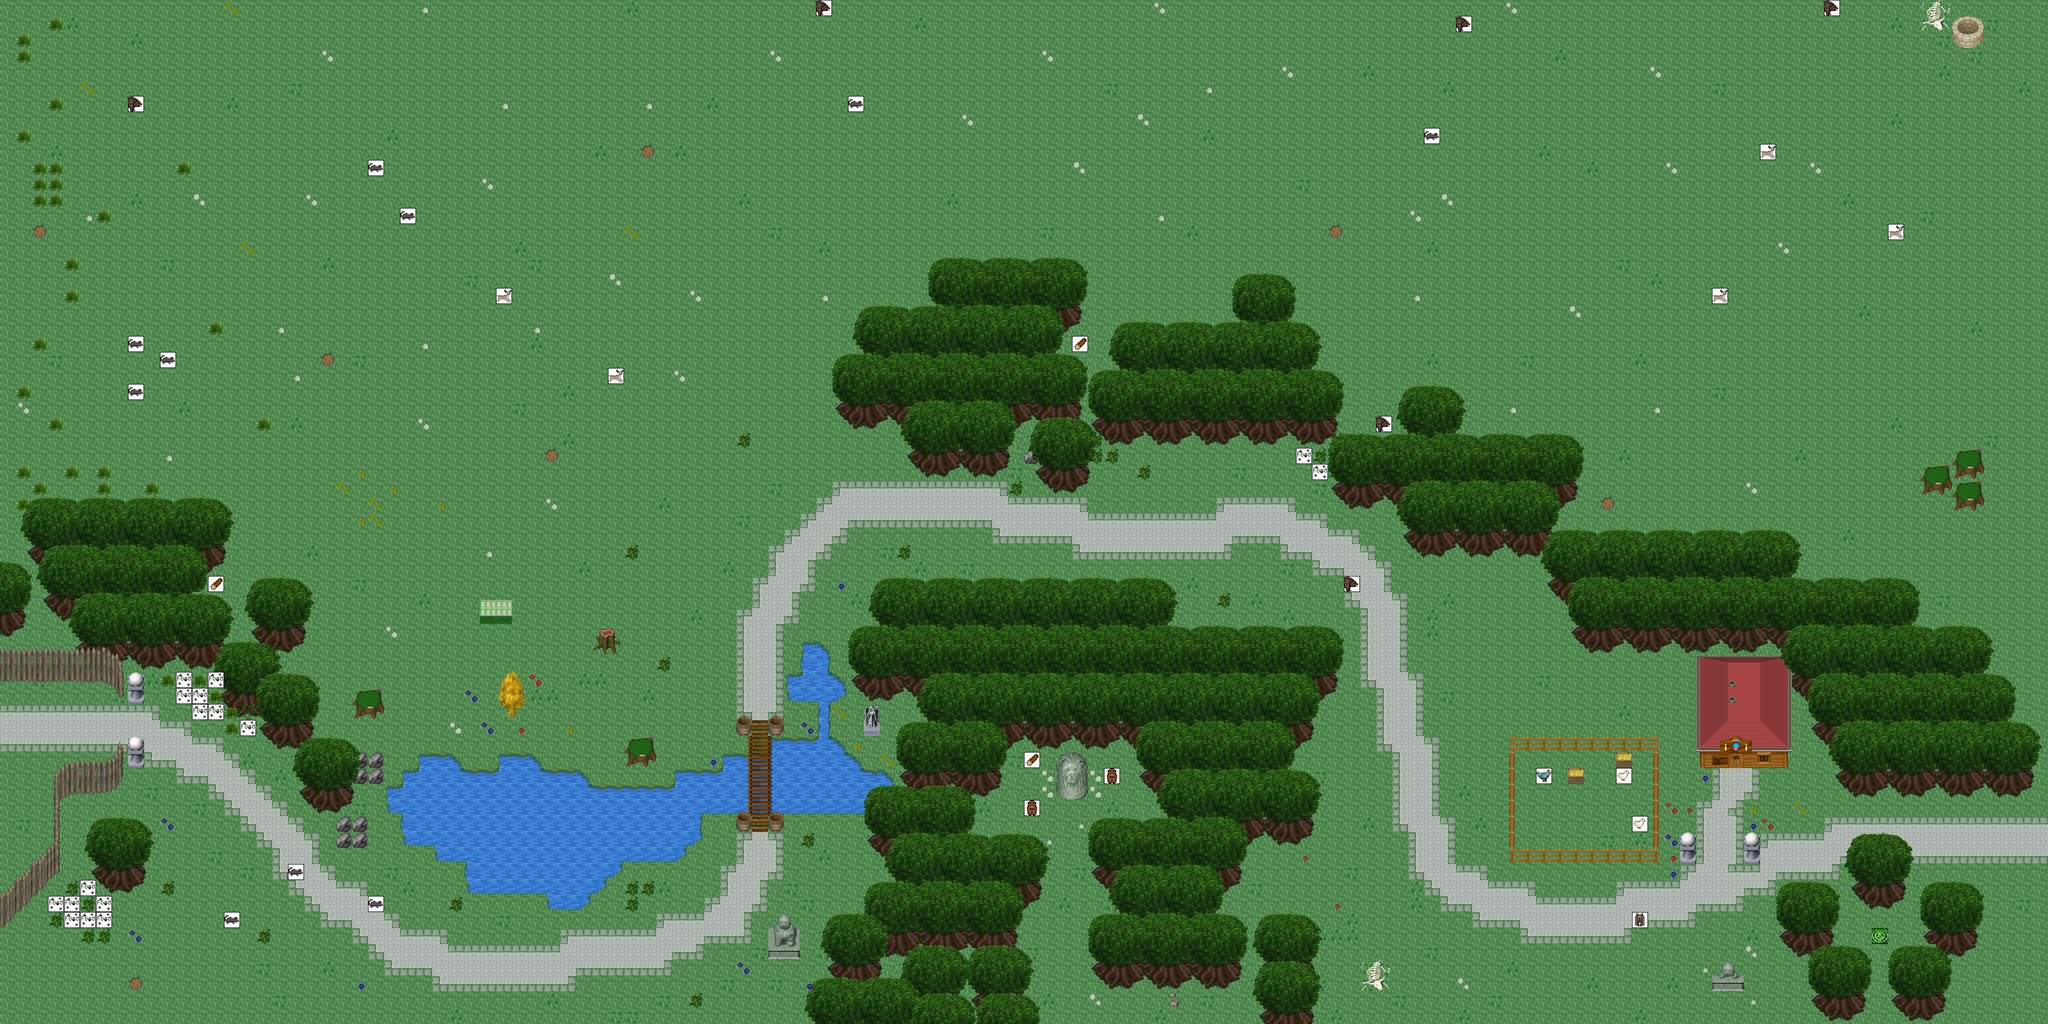

A level layout from a 2D game, rendered from its tile map. Below: a short description, then the map file with tile-grid data replaced by summaries:
An orthogonal 128x64 tile map with 32x32 px tiles, 6 tile layers (0_floor, 1_terrain, 2_object, 3_roof, ...), 4 hidden layers not drawn, 48 tilesets and 63 objects (62x mapchange, mapchange_enter).

<map version="1.9" tiledversion="1.9.2" orientation="orthogonal" renderorder="right-down" width="128" height="64" tilewidth="32" tileheight="32" infinite="0" nextlayerid="11" nextobjectid="1">
 <tileset firstgid="1" name="logic/collision" tilewidth="32" tileheight="32" tilecount="1" columns="1">
  <image source="../../tileset/logic/collision.png" width="32" height="32" />
 </tileset>
 <tileset firstgid="2" name="../../tileset/ground/ground.png" tilewidth="32" tileheight="32" tilecount="33" columns="3">
  <image source="../../tileset/ground/ground.png" trans="ffffff" width="96" height="352" />
 </tileset>
 <tileset firstgid="35" name="../../tileset/ground/water/water.png" tilewidth="32" tileheight="32" tilecount="24" columns="3">
  <image source="../../tileset/ground/water/water.png" width="96" height="256" />
 </tileset>
 <tileset firstgid="59" name="../../tileset/plant/grasses.png" tilewidth="32" tileheight="32" tilecount="6" columns="3">
  <image source="../../tileset/plant/grasses.png" trans="ffffff" width="96" height="64" />
 </tileset>
 <tileset firstgid="65" name="../../tileset/ground/grass_edges.png" tilewidth="32" tileheight="32" tilecount="36" columns="12">
  <image source="../../tileset/ground/grass_edges.png" trans="ffffff" width="384" height="96" />
 </tileset>
 <tileset firstgid="101" name="../../tileset/plant/tree/tree_green.png" tilewidth="32" tileheight="32" tilecount="88" columns="8">
  <image source="../../tileset/plant/tree/tree_green.png" trans="ffffff" width="256" height="352" />
 </tileset>
 <tileset firstgid="189" name="../../tileset/ground/water/pool_grassy.png" tilewidth="32" tileheight="32" tilecount="27" columns="9">
  <image source="../../tileset/ground/water/pool_grassy.png" width="288" height="96" />
 </tileset>
 <tileset firstgid="216" name="../../tileset/ground/water/water_corners.png" tilewidth="32" tileheight="32" tilecount="12" columns="6">
  <image source="../../tileset/ground/water/water_corners.png" width="192" height="64" />
 </tileset>
 <tileset firstgid="228" name="../../tileset/plant/flower/daisy_blue.png" tilewidth="32" tileheight="32" tilecount="8" columns="2">
  <image source="../../tileset/plant/flower/daisy_blue.png" trans="ffffff" width="64" height="128" />
 </tileset>
 <tileset firstgid="236" name="../../tileset/ground/water/channels_grassy.png" tilewidth="32" tileheight="32" tilecount="6" columns="3">
  <image source="../../tileset/ground/water/channels_grassy.png" width="96" height="64" />
 </tileset>
 <tileset firstgid="242" name="../../tileset/plant/flower/daisy_yellow.png" tilewidth="32" tileheight="32" tilecount="8" columns="2">
  <image source="../../tileset/plant/flower/daisy_yellow.png" trans="ffffff" width="64" height="128" />
 </tileset>
 <tileset firstgid="250" name="../../tileset/plant/flower/daisy_white.png" tilewidth="32" tileheight="32" tilecount="8" columns="2">
  <image source="../../tileset/plant/flower/daisy_white.png" trans="ffffff" width="64" height="128" />
 </tileset>
 <tileset firstgid="258" name="../../tileset/building/wall/wall_brown.png" tilewidth="32" tileheight="32" tilecount="12" columns="3">
  <image source="../../tileset/building/wall/wall_brown.png" width="96" height="128" />
 </tileset>
 <tileset firstgid="270" name="../../tileset/plant/bush/bushes.png" tilewidth="32" tileheight="32" tilecount="10" columns="5">
  <image source="../../tileset/plant/bush/bushes.png" trans="ffffff" width="160" height="64" />
 </tileset>
 <tileset firstgid="280" name="../../tileset/plant/vine.png" tilewidth="32" tileheight="32" tilecount="3" columns="1">
  <image source="../../tileset/plant/vine.png" trans="ff00ff" width="32" height="96" />
 </tileset>
 <tileset firstgid="283" name="../../tileset/building/decoration/rocks_2.png" tilewidth="32" tileheight="32" tilecount="2" columns="1">
  <image source="../../tileset/building/decoration/rocks_2.png" trans="ffffff" width="32" height="64" />
 </tileset>
 <tileset firstgid="285" name="../../tileset/plant/stump/stump_green.png" tilewidth="32" tileheight="32" tilecount="4" columns="2">
  <image source="../../tileset/plant/stump/stump_green.png" trans="ffffff" width="64" height="64" />
 </tileset>
 <tileset firstgid="289" name="../../tileset/building/decoration/green_block.png" tilewidth="32" tileheight="32" tilecount="4" columns="2">
  <image source="../../tileset/building/decoration/green_block.png" trans="ffffff" width="64" height="64" />
 </tileset>
 <tileset firstgid="293" name="../../tileset/plant/tree/tree_golden_small.png" tilewidth="32" tileheight="32" tilecount="6" columns="2">
  <image source="../../tileset/plant/tree/tree_golden_small.png" trans="ffffff" width="64" height="96" />
 </tileset>
 <tileset firstgid="299" name="../../tileset/plant/flower/daisy_red.png" tilewidth="32" tileheight="32" tilecount="8" columns="2">
  <image source="../../tileset/plant/flower/daisy_red.png" trans="ffffff" width="64" height="128" />
 </tileset>
 <tileset firstgid="307" name="../../tileset/plant/stump/stump_purple.png" tilewidth="32" tileheight="32" tilecount="4" columns="2">
  <image source="../../tileset/plant/stump/stump_purple.png" trans="ffffff" width="64" height="64" />
 </tileset>
 <tileset firstgid="311" name="../../tileset/item/pot/dark_barrel.png" tilewidth="32" tileheight="32" tilecount="2" columns="1">
  <image source="../../tileset/item/pot/dark_barrel.png" trans="ffffff" width="32" height="64" />
 </tileset>
 <tileset firstgid="313" name="../../tileset/ground/ladder/vertical_dark.png" tilewidth="32" tileheight="32" tilecount="3" columns="3">
  <image source="../../tileset/ground/ladder/vertical_dark.png" trans="ffffff" width="96" height="32" />
 </tileset>
 <tileset firstgid="316" name="green_stone" tilewidth="32" tileheight="32" tilecount="12" columns="4">
  <image source="../../tileset/item/statue/green_stone.png" trans="ffffff" width="128" height="96" />
 </tileset>
 <tileset firstgid="328" name="../../tileset/item/statue/grey_stone.png" tilewidth="32" tileheight="32" tilecount="4" columns="2">
  <image source="../../tileset/item/statue/grey_stone.png" trans="ff00ff" width="64" height="64" />
 </tileset>
 <tileset firstgid="332" name="../../tileset/ground/rock/pebbles.png" tilewidth="32" tileheight="32" tilecount="3" columns="1">
  <image source="../../tileset/ground/rock/pebbles.png" trans="ffffff" width="32" height="96" />
 </tileset>
 <tileset firstgid="335" name="../../tileset/item/corpse/huge_animal.png" tilewidth="32" tileheight="32" tilecount="16" columns="2">
  <image source="../../tileset/item/corpse/huge_animal.png" trans="ffffff" width="64" height="256" />
 </tileset>
 <tileset firstgid="351" name="../../tileset/building/fence/fence_chunky.png" tilewidth="32" tileheight="32" tilecount="21" columns="3">
  <image source="../../tileset/building/fence/fence_chunky.png" trans="ffffff" width="96" height="224" />
 </tileset>
 <tileset firstgid="372" name="../../tileset/building/roof/red.png" tilewidth="32" tileheight="32" tilecount="20" columns="5">
  <image source="../../tileset/building/roof/red.png" width="160" height="128" />
 </tileset>
 <tileset firstgid="392" name="../../tileset/building/decoration/banner.png" tilewidth="32" tileheight="32" tilecount="12" columns="1">
  <image source="../../tileset/building/decoration/banner.png" width="32" height="384" />
 </tileset>
 <tileset firstgid="404" name="../../tileset/building/door/closed.png" tilewidth="32" tileheight="32" tilecount="1" columns="1">
  <image source="../../tileset/building/door/closed.png" width="32" height="32" />
 </tileset>
 <tileset firstgid="405" name="../../tileset/building/window/window_right.png" tilewidth="32" tileheight="32" tilecount="2" columns="2">
  <image source="../../tileset/building/window/window_right.png" width="64" height="32" />
 </tileset>
 <tileset firstgid="407" name="../../tileset/building/decoration/floor_sparkle.png" tilewidth="32" tileheight="32" tilecount="18" columns="3">
  <image source="../../tileset/building/decoration/floor_sparkle.png" trans="ff00ff" width="96" height="192" />
 </tileset>
 <tileset firstgid="425" name="../../tileset/object/well.png" tilewidth="32" tileheight="32" tilecount="4" columns="2">
  <image source="../../tileset/object/well.png" trans="ffffff" width="64" height="64" />
 </tileset>
 <tileset firstgid="429" name="../../tileset/building/decoration/magician_banner.png" tilewidth="32" tileheight="32" tilecount="3" columns="3">
  <image source="../../tileset/building/decoration/magician_banner.png" width="96" height="32" />
 </tileset>
 <tileset firstgid="432" name="../../tileset/building/decoration/chimney.png" tilewidth="32" tileheight="32" tilecount="2" columns="1">
  <image source="../../tileset/building/decoration/chimney.png" width="32" height="64" />
 </tileset>
 <tileset firstgid="434" name="../../tileset/logic/item/sheepfood.png" tilewidth="32" tileheight="32" tilecount="1" columns="1">
  <image source="../../tileset/logic/item/sheepfood.png" width="32" height="32" />
 </tileset>
 <tileset firstgid="435" name="../../tileset/logic/creature/rodent.png" tilewidth="32" tileheight="32" tilecount="8" columns="8">
  <image source="../../tileset/logic/creature/rodent.png" width="256" height="32" />
 </tileset>
 <tileset firstgid="443" name="../../tileset/logic/creature/animal.png" tilewidth="32" tileheight="32" tilecount="32" columns="8">
  <image source="../../tileset/logic/creature/animal.png" width="256" height="128" />
 </tileset>
 <tileset firstgid="475" name="../../tileset/logic/item/resources.png" tilewidth="32" tileheight="32" tilecount="6" columns="6">
  <image source="../../tileset/logic/item/resources.png" width="192" height="32" />
 </tileset>
 <tileset firstgid="481" name="../../tileset/logic/protection.png" tilewidth="32" tileheight="32" tilecount="2" columns="2">
  <image source="../../tileset/logic/protection.png" width="64" height="32" />
 </tileset>
 <tileset firstgid="483" name="../../tileset/ground/green_paving.png" tilewidth="32" tileheight="32" tilecount="18" columns="3">
  <image source="../../tileset/ground/green_paving.png" width="96" height="192" />
 </tileset>
 <tileset firstgid="501" name="palisade" tilewidth="32" tileheight="32" tilecount="84" columns="6">
  <image source="../../tileset/building/fence/palisade.png" width="192" height="448" />
 </tileset>
 <tileset firstgid="585" name="light5x5" tilewidth="32" tileheight="32" tilecount="25" columns="5">
  <image source="../../tileset/light/light_5x5.png" width="160" height="160" />
 </tileset>
 <tileset firstgid="610" name="door light" tilewidth="32" tileheight="32" tilecount="12" columns="3">
  <image source="../../tileset/light/door_light.png" width="96" height="128" />
 </tileset>
 <tileset firstgid="622" name="../../tileset/building/decoration/orbpedestal.png" tilewidth="32" tileheight="32" tilecount="2" columns="1">
  <image source="../../tileset/building/decoration/orbpedestal.png" trans="ff00ff" width="32" height="64" />
 </tileset>
 <tileset firstgid="624" name="wooden_crates" tilewidth="32" tileheight="32" tilecount="6" columns="3">
  <image source="../../tileset/item/pot/wooden_crates.png" trans="ff00ff" width="96" height="64" />
 </tileset>
 <tileset firstgid="630" name="logic/creature/fowl" tilewidth="32" tileheight="32" tilecount="6" columns="6">
  <image source="../../tileset/logic/creature/fowl.png" width="192" height="32" />
 </tileset>
 <layer id="1" name="0_floor" width="128" height="64">
  <data>[8192 cells, 8192 non-empty, 3 distinct tile ids]</data>
 </layer>
 <layer id="2" name="1_terrain" width="128" height="64">
  <data>[8192 cells, 673 non-empty, 44 distinct tile ids]</data>
 </layer>
 <layer id="3" name="2_object" width="128" height="64">
  <data>[8192 cells, 957 non-empty, 122 distinct tile ids]</data>
 </layer>
 <layer id="4" name="3_roof" width="128" height="64">
  <data>[8192 cells, 1524 non-empty, 98 distinct tile ids]</data>
 </layer>
 <layer id="5" name="4_roof_add" width="128" height="64">
  <data>[8192 cells, 37 non-empty, 11 distinct tile ids]</data>
 </layer>
 <layer id="6" name="objects" width="128" height="64">
  <data>[8192 cells, 46 non-empty, 9 distinct tile ids]</data>
 </layer>
 <layer id="7" name="collision" width="128" height="64" visible="0" opacity="0.28">
  <data>[8192 cells, 1623 non-empty, 1 distinct tile ids]</data>
 </layer>
 <layer id="8" name="protection" width="128" height="64" visible="0" opacity="0.35">
  <data>[8192 cells, 1312 non-empty, 1 distinct tile ids]</data>
 </layer>
 <layer id="9" name="blend_ground" width="128" height="64" visible="0" opacity="0.4">
  <data>[8192 cells, 98 non-empty, 30 distinct tile ids]</data>
 </layer>
 <layer id="10" name="blend_roof" width="128" height="64" visible="0" opacity="0.3">
  <data>[8192 cells, 70 non-empty, 22 distinct tile ids]</data>
 </layer>
 <objectgroup name="Mapevents">
  <object name="north" type="mapchange" id="1" x="0" y="0" width="1024" height="32">
   <properties>
    <property name="map" value="0_semos_plains_ne_x0_y3" />
    <property name="place" value="south" />
   </properties>
  </object>
  <object name="south" type="mapchange" id="2" x="0" y="992" width="32" height="32">
   <properties>
    <property name="map" value="0_semos_road_e_x0_y1" />
    <property name="place" value="north" />
   </properties>
  </object>
  <object name="south2" type="mapchange" id="3" x="64" y="992" width="960" height="32">
   <properties>
    <property name="map" value="0_semos_road_e_x0_y1" />
    <property name="place" value="north2" />
   </properties>
  </object>
  <object name="west" type="mapchange" id="4" x="0" y="0" width="32" height="1024">
   <properties>
    <property name="map" value="0_semos_city_x1_y0" />
    <property name="place" value="east" />
   </properties>
  </object>
  <object name="east" type="mapchange" id="5" x="992" y="0" width="32" height="1024">
   <properties>
    <property name="map" value="0_semos_road_e_x1_y0" />
    <property name="place" value="west" />
   </properties>
  </object>
  <object name="north_1" type="mapchange" id="6" x="1024" y="0" width="1024" height="32">
   <properties>
    <property name="map" value="0_semos_plains_ne_x1_y3" />
    <property name="place" value="south" />
   </properties>
  </object>
  <object name="south_1" type="mapchange" id="7" x="1024" y="992" width="1024" height="32">
   <properties>
    <property name="map" value="0_semos_road_e_x1_y1" />
    <property name="place" value="north" />
   </properties>
  </object>
  <object name="west_1" type="mapchange" id="8" x="1024" y="0" width="32" height="1024">
   <properties>
    <property name="map" value="0_semos_road_e_x0_y0" />
    <property name="place" value="east" />
   </properties>
  </object>
  <object name="east_1" type="mapchange" id="9" x="2016" y="0" width="32" height="576">
   <properties>
    <property name="map" value="0_semos_road_e_x2_y0" />
    <property name="place" value="west" />
   </properties>
  </object>
  <object name="east2" type="mapchange" id="10" x="2016" y="864" width="32" height="96">
   <properties>
    <property name="map" value="0_semos_road_e_x2_y0" />
    <property name="place" value="west2" />
   </properties>
  </object>
  <object name="east3" type="mapchange" id="11" x="2016" y="992" width="32" height="32">
   <properties>
    <property name="map" value="0_semos_road_e_x2_y0" />
    <property name="place" value="west3" />
   </properties>
  </object>
  <object name="north_2" type="mapchange" id="12" x="2048" y="0" width="1024" height="32">
   <properties>
    <property name="map" value="0_semos_plains_n_e2_x0_y3" />
    <property name="place" value="south" />
   </properties>
  </object>
  <object name="south_2" type="mapchange" id="13" x="2048" y="992" width="640" height="32">
   <properties>
    <property name="map" value="0_semos_road_e_x2_y1" />
    <property name="place" value="north" />
   </properties>
  </object>
  <object name="west_2" type="mapchange" id="14" x="2048" y="0" width="32" height="576">
   <properties>
    <property name="map" value="0_semos_road_e_x1_y0" />
    <property name="place" value="east" />
   </properties>
  </object>
  <object name="west2" type="mapchange" id="15" x="2048" y="864" width="32" height="32">
   <properties>
    <property name="map" value="0_semos_road_e_x1_y0" />
    <property name="place" value="east2" />
   </properties>
  </object>
  <object name="west3" type="mapchange" id="16" x="2048" y="928" width="32" height="96">
   <properties>
    <property name="map" value="0_semos_road_e_x1_y0" />
    <property name="place" value="east3" />
   </properties>
  </object>
  <object name="east_2" type="mapchange" id="17" x="3040" y="0" width="32" height="896">
   <properties>
    <property name="map" value="0_semos_road_e_x3_y0" />
    <property name="place" value="west" />
   </properties>
  </object>
  <object name="north_3" type="mapchange" id="18" x="3072" y="0" width="768" height="32">
   <properties>
    <property name="map" value="0_semos_plains_n_e2_x1_y3" />
    <property name="place" value="south" />
   </properties>
  </object>
  <object name="north2" type="mapchange" id="19" x="3904" y="0" width="192" height="32">
   <properties>
    <property name="map" value="0_semos_plains_n_e2_x1_y3" />
    <property name="place" value="south2" />
   </properties>
  </object>
  <object name="south_3" type="mapchange" id="20" x="3136" y="992" width="768" height="32">
   <properties>
    <property name="map" value="0_semos_road_e_x3_y1" />
    <property name="place" value="north" />
   </properties>
  </object>
  <object name="south2_1" type="mapchange" id="21" x="3968" y="992" width="128" height="32">
   <properties>
    <property name="map" value="0_semos_road_e_x3_y1" />
    <property name="place" value="north2" />
   </properties>
  </object>
  <object name="west_3" type="mapchange" id="22" x="3072" y="0" width="32" height="896">
   <properties>
    <property name="map" value="0_semos_road_e_x2_y0" />
    <property name="place" value="east" />
   </properties>
  </object>
  <object name="east_3" type="mapchange" id="23" x="4064" y="0" width="32" height="1024">
   <properties>
    <property name="map" value="0_ados_forest_w2_x0_y0" />
    <property name="place" value="west" />
   </properties>
  </object>
  <object name="north_4" type="mapchange" id="24" x="0" y="1024" width="1024" height="32">
   <properties>
    <property name="map" value="0_semos_road_e_x0_y0" />
    <property name="place" value="south" />
   </properties>
  </object>
  <object name="south_4" type="mapchange" id="25" x="0" y="2016" width="1024" height="32">
   <properties>
    <property name="map" value="0_semos_road_se_x0_y0" />
    <property name="place" value="north" />
   </properties>
  </object>
  <object name="west_4" type="mapchange" id="26" x="0" y="1024" width="32" height="192">
   <properties>
    <property name="map" value="0_semos_city_x1_y1" />
    <property name="place" value="east" />
   </properties>
  </object>
  <object name="west2_1" type="mapchange" id="27" x="0" y="1280" width="32" height="64">
   <properties>
    <property name="map" value="0_semos_city_x1_y1" />
    <property name="place" value="east2" />
   </properties>
  </object>
  <object name="west3_1" type="mapchange" id="28" x="0" y="1376" width="32" height="448">
   <properties>
    <property name="map" value="0_semos_city_x1_y1" />
    <property name="place" value="east3" />
   </properties>
  </object>
  <object name="west4" type="mapchange" id="29" x="0" y="1856" width="32" height="192">
   <properties>
    <property name="map" value="0_semos_city_x1_y1" />
    <property name="place" value="east4" />
   </properties>
  </object>
  </objectgroup>
</map>
<!-- 34 of 63 objects omitted -->
